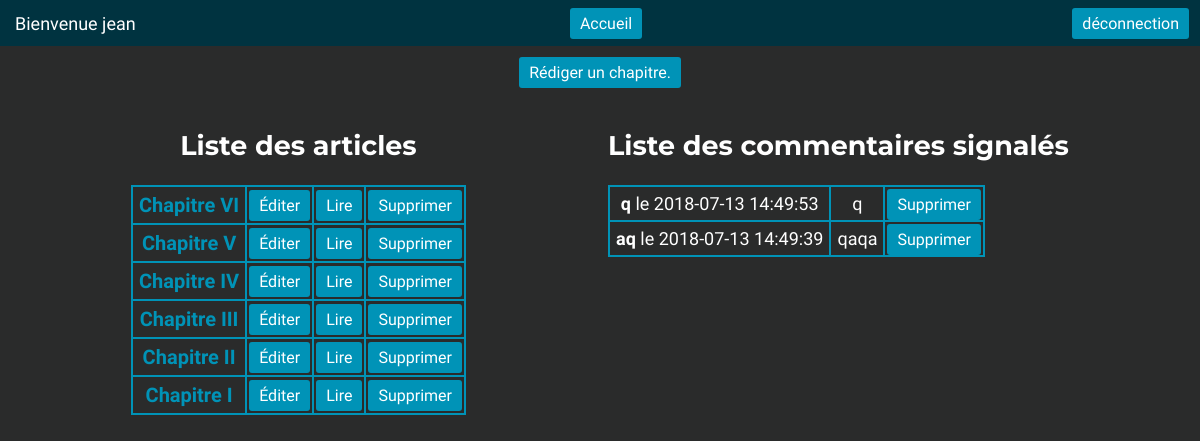
Screenshot of /index.php?action=admin (signed in) with the database file from the repository.
### tables this page shows
CREATE TABLE IF NOT EXISTS `post` (
  `id` int(11) NOT NULL AUTO_INCREMENT,
  `title` varchar(255) NOT NULL,
  `content` text NOT NULL,
  `date_publish` datetime NOT NULL,
  PRIMARY KEY (`id`)
);

CREATE TABLE IF NOT EXISTS `comment` (
  `id` int(11) NOT NULL AUTO_INCREMENT,
  `login` varchar(255) NOT NULL,
  `comment` text NOT NULL,
  `date_publish` timestamp NULL DEFAULT CURRENT_TIMESTAMP,
  `post_id` int(11) NOT NULL,
  `reported` bit(1) DEFAULT b'0',
  PRIMARY KEY (`id`)
);

### controller/BackController.php (called while the page is built, shortened)
<?php
class BackController
{
    public function admin(){
        $articleManager = new ArticleManager();
        $articles = $articleManager->getList();
        $commentManager = new CommentManager();
        $getReported = $commentManager->getReported();
        require('view/backend/admin.php');
    }
}

### model/Database.php (called while the page is built)
<?php
class Database{
  private static $dbHost = "db745485631.db.1and1.com";
  private static $dbName = "db745485631";
  private static $dbUser = "dbo745485631";
  private static $dbUserPassword = "JeanForteroche0.";
  private static $connection = null;
  public static function connect(){
    try {
      self::$connection = new PDO("mysql:host=". self::$dbHost .";dbname=". self::$dbName .";charset=utf8", self::$dbUser , self::$dbUserPassword);
    } catch (Exception $e) {
      die($e->getMessage());
    }
    return self::$connection;
  }
}

### model/Manager.php (called while the page is built)
<?php
class Manager{
  private $_db;
  public function __construct(){
    $this->_db = Database::connect();
  }
  protected function getDb(){
    return $this->_db;
  }
}

### model/ArticleManager.php (called while the page is built, shortened)
<?php
class ArticleManager extends Manager {
   public function getList(){
     $articles = [];
     $req = $this->getDb()->query("SELECT id, title, content, DATE_FORMAT(date_publish, '%d/%m/%Y à %Hh%imin%ss') AS date_publish FROM post ORDER BY date_publish DESC LIMIT 0, 9");
     while ($data = $req->fetch()){
       $articles[]=new Article($data);
     }
     return $articles;
   }
}

### model/Article.php (called while the page is built, shortened)
<?php
class Article {
  private $_title;
  private $_id;
  public function title(){
    return $this->_title;
  }
  public function id(){
    return $this->_id;
  }
  public function setTitle($title){
    if(is_string($title)){
      $this->_title = $title;
    }
  }
  public function setId($id){
    $this->_id = $id;
  }
}

### model/CommentManager.php (called while the page is built, shortened)
<?php
class CommentManager extends Manager
{
    public function getReported()
    {
      $getReported=[];
        $req = $this->getDb()->query("SELECT * FROM comment WHERE reported = '1'  ORDER BY date_publish DESC");
        while ($data = $req->fetch()){
          $getReported[]=new Comment($data);
        }
        return $getReported;
    }
}

### model/Comment.php (called while the page is built, shortened)
<?php
class Comment {
  private $_login;
  private $_comment;
  private $_date;
  private $_id;
  public function login(){
    return $this->_login;
  }
  public function comment(){
    return $this->_comment;
  }
  public function date(){
    return $this->_date;
  }
  public function id(){
    return $this->_id;
  }
  public function setLogin($login){
    if(is_string($login)){
      $this->_login = $login;
    }
  }
  public function setContent($comment){
    if(is_string($comment)){
      $this->_comment = $comment;
    }
  }
  public function setDate($date){
    $this->_date = $date;
  }
  public function setId($id){
    $this->_id = $id;
  }
}

### view/backend/admin.php (the view, shortened to what this page needs)
<header class="admin">
	<p><?php echo 'Bienvenue ' . $_SESSION["user"]?></p>
	<a href="index.php">Accueil</a>
	<a href="index.php?action=disconnect">déconnection</a>
</header>
<p class="center"><a href="index.php?action=newPost">Rédiger un chapitre.</a></p>
<div class="admin_page">
	<section class="admin_post">
    <h2>Liste des articles</h2>
		<table>
<?php foreach ($articles as $post): ?>
  <tr>
    <td>
      <h4><?php echo htmlspecialchars($post->title()); ?></h4>
    </td>
    <td>
      <a href="index.php?action=editPost&id=<?php echo $post->id(); ?>">Éditer</a>
    </td>
    <td>
      <a href="index.php?action=commentView&id=<?php echo $post->id(); ?>">Lire</a>
    </td>
    <td>
			<a href="index.php?action=deletePost&id=<?php echo $post->id(); ?>">Supprimer</a>
    </td>
  </tr>
<?php endforeach; ?>
		</table>
	</section>
	<section class="admin_comment">
    <h2>Liste des commentaires signalés</h2>
    <table>
      <?php foreach ($getReported as $comment): ?>
        <tr>
          <td><p><strong><?php echo htmlspecialchars($comment->login()); ?></strong> le <?php echo $comment->date(); ?><p/></td>
<td><p><?php echo nl2br(htmlspecialchars($comment->comment())); ?></p></td>
<td>
	<a href="index.php?action=deleteComment&id=<?php echo $comment->id(); ?>">Supprimer</a>
</td>
        </tr>
      <?php endforeach; ?>
    </table>
	</section>
</div>
		<?php $content = ob_get_clean(); ?>
		<?php require('view/frontend/template.php'); ?>

### index.php (shortened to what this page needs)
<?php
require "model/Database.php";
require "model/Manager.php";
require "model/Article.php";
require "model/ArticleManager.php";
require "model/Comment.php";
require "model/CommentManager.php";
require "controller/BackController.php";
  $frontController = new FrontController();
  $backController = new BackController();
if (empty($_SERVER["QUERY_STRING"])){
  $frontController->home();
}
elseif (isset($_GET['action'])) {
    if ($_GET['action'] == 'commentView') {
        $frontController->commentView();
    }
    elseif ($_GET['action'] == 'login') {
      $frontController->login();
    }
    elseif ($_GET['action'] == 'disconnect') {
      $frontController->disconnect();
    }
    elseif ($_GET['action'] == 'admin') {
      $backController->admin();
    }
    elseif ($_GET['action'] == 'editPost') {
      $backController->editPost();
    }
    elseif ($_GET['action'] == 'editComment') {
      $backController->editComment();
    }
    elseif ($_GET['action'] == 'newPost') {
      $backController->newPost();
    }
    elseif ($_GET['action'] == 'deletePost') {
      $backController->deletePost();
    }
    elseif ($_GET['action'] == 'deleteComment') {
      $backController->deleteComment();
    }
    elseif ($_GET['action'] == '404') {
      $frontController->errorPage();
    }
}
else {
    listPosts();
}

### view/frontend/template.php (shortened to what this page needs)
<!DOCTYPE html>
<html>
    <head>
        <link href="public/css/base.css" rel="stylesheet" />
        <link href="public/css/layout.css" rel="stylesheet" />
        <link href="public/css/theme.css" rel="stylesheet" />
    </head>
    <body>
        <?= $content ?>
    </body>
</html>

### public/css/base.css (style rules this page uses)
html, body { height: 100%; width: 100%; margin: 0; padding: 0; text-align: center; font-family: 'Old Standard TT'; font-size: 18px; }
h2 { font-family: 'Montserrat'; }
h4 { font-size: 20px; color: #0093B7; margin: 5px; }
p { margin: 5px; word-wrap: break-word; }

### public/css/layout.css (style rules this page uses)
header { display: flex; align-items: center; justify-content: space-between; padding: 3px 10px 3px 10px; height: 40px; }
table { border-collapse: collapse; }
td { border: 2px solid #0093B7; }
.center { align-items: center; padding-top: 10px; }
.admin { display: flex; justify-content: space-between; align-items: center; }
.admin_page { margin: auto; max-width: 90%; padding-top: 20px; display: flex; align-items: flex-start; flex-wrap: wrap; }
.admin_post { align-items: flex-start; margin: auto; margin-top: 0; height: auto; max-width: 500px; }
.admin_comment { max-width: 500px; height: auto; align-items: center; margin: auto; margin-top: 0; }

### public/css/theme.css (style rules this page uses)
a, button { color: white; background-color: #0093B7; padding: 6px 10px; margin: 1px; border-radius: 3px; text-decoration: none; font-size: 16px; border: 0px; font-family: 'Old Standard TT'; }
header { background-color: #003340; color: white; }
body { background-color: #2A2B2B; color: white; }

### rows the page displays
post: title "Chapitre VI"
post: title "Chapitre V"
post: title "Chapitre IV"
post: title "Chapitre III"
post: title "Chapitre II"
post: title "Chapitre I"
comment: login "q", date_publish "2018-07-13 14:49:53", comment "q"
comment: login "aq", date_publish "2018-07-13 14:49:39", comment "qaqa"

### other values shown
$_SESSION["user"] "jean"
